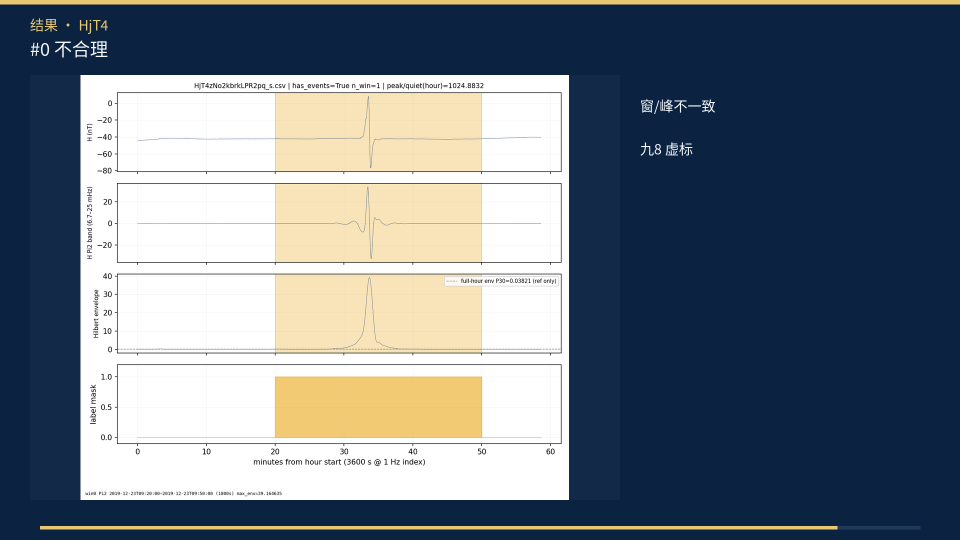
#> input picture docs/gallery/method/ulf_pipeline_frame_01.png, 1920 x 1080 px (shown at 1/2 size); its folder holds 4 pictures in this run
$ python run_scientific_debater.py --dir ../../docs/gallery/method
#> lines starting #> are read from the running program, lines starting #| are printed output that depends on the picture
### package/agent_modules/vision.py
"""Two visual standards. Spatial crops ask about the contour. Waveform plots ask about the time window."""

from __future__ import annotations

import base64
import csv
import io
import json
import os
import urllib.error
import urllib.request

import yaml
from PIL import Image, ImageDraw

from audits import window_spans

SPATIAL_STANDARD = "轮廓贴住结构"
WAVEFORM_STANDARD = "时间窗对准峰谷"


def secrets_path() -> str | None:
    """Environment wins, then the working directory, then the project directory. No key is stored in code."""
    named = os.environ.get("SECRETS_PATH") or os.environ.get("MODEL_SECRETS")
    candidates = [
        named,
        os.path.join(os.getcwd(), "secrets.yaml"),
        os.path.join(os.path.dirname(__file__), "secrets.yaml"),
        os.path.join(os.path.dirname(__file__), "..", "secrets.yaml"),
    ]
    for candidate in candidates:
        if candidate and os.path.isfile(candidate):
            return candidate
    return None


def load_secrets(path: str | None = None) -> dict:
    chosen = path or secrets_path()
    if not chosen:
        return {}
    with open(chosen, encoding="utf-8") as handle:
        loaded = yaml.safe_load(handle) or {}
    return loaded if isinstance(loaded, dict) else {}


def _pick(secrets: dict, env_name: str, *keys: str) -> str:
#> called with env_name = 'MODEL_BASE_URL'
    if os.environ.get(env_name):
        return os.environ[env_name]
    for key in keys:
        value = secrets.get(key)
        if value:
            return str(value)
    return ""


def model_endpoint(secrets: dict | None = None) -> dict:
    """OpenAI-compatible chat endpoint. The organizer can replace the model without changing calls.

    Environment, in this order, overrides the yaml file:
    MODEL_BASE_URL, MODEL_API_KEY, MODEL_NAME.
    MODEL_TEXT_NAME and MODEL_VISION_NAME are optional. If omitted, both roles use MODEL_NAME.
    """
    secrets = load_secrets() if secrets is None else secrets
    base = _pick(secrets, "MODEL_BASE_URL", "model_base_url").rstrip("/")
    if not base:
        base = "https://api.openai.com/v1"
    url = base if base.endswith("/chat/completions") else base + "/chat/completions"
    shared = _pick(secrets, "MODEL_NAME", "model_name")
    return {
        "url": url,
        "key": _pick(secrets, "MODEL_API_KEY", "model_api_key", "deepseek_api_key", "openrouter_api_key"),
        "text": _pick(secrets, "MODEL_TEXT_NAME", "model_text_name") or shared,
        "vision": _pick(secrets, "MODEL_VISION_NAME", "model_vision_name") or shared,
    }


# [40 lines left out: function chat_with_usage, not called in this run]


def _chat(content, role: str, secrets: dict | None = None, timeout: int = 90) -> str:
    return chat_with_usage(content, role, secrets, timeout=timeout)["text"]


# [232 lines left out: functions batch_vision, _parse_batch, bind_reply, crop_raw, crop_with_contour, _series and 6 more, not called in this run]

### package/agent_modules/dataset_router/profiler.py
"""Build DirectoryProfile from layout + JSON schema sampling (no hardcoded dir names)."""

from __future__ import annotations

import json
import os
from collections import Counter
from typing import Any

from audits import pixel_rings

from modality_detect import _mask_epb_likelihood

from .schema import AnnotationStats, DirectoryProfile
from .visual_probe import probe_directory


def _iter_json_paths(dir_path: str, sample: int) -> list[str]:
#> called with dir_path = 'docs/gallery/method', sample = 12
    out: list[str] = []
    label = os.path.join(dir_path, "label")
    scan_roots = [label] if os.path.isdir(label) else [dir_path]
    for root in scan_roots:
        try:
            names = sorted(os.listdir(root))
        except OSError:
            continue
        for name in names:
            if not name.endswith(".json"):
                continue
            if name.endswith(".csv.json"):
                out.append(os.path.join(root, name))
                continue
            if name.endswith(".json"):
                out.append(os.path.join(root, name))
            if len(out) >= sample:
                return out
    return out[:sample]


def _layout_topology(dir_path: str) -> tuple[str, dict[str, Any]]:
    names = os.listdir(dir_path)
    data_dir = os.path.join(dir_path, "data")
    label_dir = os.path.join(dir_path, "label")
    n_csv = sum(1 for n in names if n.endswith(".csv") and not n.endswith(".csv.json"))
    n_csv_json = sum(1 for n in names if n.endswith(".csv.json"))
    n_png_top = sum(1 for n in names if n.endswith(".png"))
    n_json_top = sum(1 for n in names if n.endswith(".json") and not n.endswith(".csv.json"))
    topo: dict[str, Any] = {
        "n_csv": n_csv,
        "n_csv_json": n_csv_json,
        "n_png_top": n_png_top,
        "n_json_top": n_json_top,
        "has_data_label": os.path.isdir(data_dir) and os.path.isdir(label_dir),
    }
    if topo["has_data_label"]:
        topo["n_png_data"] = sum(1 for n in os.listdir(data_dir) if n.endswith(".png")) if os.path.isdir(data_dir) else 0
        topo["n_json_label"] = sum(1 for n in os.listdir(label_dir) if n.endswith(".json")) if os.path.isdir(label_dir) else 0
        return "data/label", topo
    if n_csv and n_csv_json:
        layout = "flat_csv_json"
        topo["csv_pair_ratio"] = round(min(n_csv, n_csv_json) / max(n_csv, 1), 3)
        return layout, topo
    if n_png_top or n_json_top:
        return "flat_png_json", topo
    return "unknown", topo


def annotation_stats_from_objects(objects: list[dict]) -> AnnotationStats:
    keys_counter: Counter[str] = Counter()
    has_hek = has_mask = has_special = has_ulf = has_rings = 0
    epb_scores: list[float] = []
    verts: list[int] = []
    for obj in objects:
        if isinstance(obj.get("ulf_event_annotation"), dict):
            has_ulf += 1
            keys_counter["ulf_event_annotation"] += 1
        if "hek_event_annotation" in obj:
            has_hek += 1
            keys_counter["hek_event_annotation"] += 1
        sci = obj.get("science_annotation") or {}
        if isinstance(sci, dict):
            if sci.get("specialShapes"):
                has_special += 1
                keys_counter["science_annotation.specialShapes"] += 1
            mask = sci.get("mask")
            if isinstance(mask, dict) and (mask.get("shapes") or []):
                has_mask += 1
                keys_counter["science_annotation.mask"] += 1
        rings = pixel_rings(obj)
        if rings:
            has_rings += 1
            epb_scores.append(_mask_epb_likelihood(obj, rings))
            for r in rings:
                pts = r.get("points") or []
                verts.append(len(pts))
    checked = len(objects)
    return {
        "n_json_sampled": checked,
        "keys_frequency": dict(keys_counter.most_common(12)),
        "has_hek": has_hek,
        "has_mask": has_mask,
        "has_special_shapes": has_special,
        "has_ulf": has_ulf,
        "has_pixel_rings": has_rings,
        "mask_epb_score_mean": round(sum(epb_scores) / len(epb_scores), 3) if epb_scores else 0.0,
        "avg_vertices_per_ring": round(sum(verts) / len(verts), 2) if verts else 0.0,
    }


def _annotate_sample(dir_path: str, *, sample: int) -> AnnotationStats:
    objects: list[dict] = []
    for path in _iter_json_paths(dir_path, sample):
        try:
            objects.append(json.load(open(path, encoding="utf-8")))
        except (OSError, json.JSONDecodeError):
            continue
    return annotation_stats_from_objects(objects)


# [18 lines left out: function profile_from_parts, not called in this run]


def _summary(layout: str, topo: dict, ann: AnnotationStats, visual: dict) -> str:
    parts = [f"layout={layout}"]
    if ann.get("has_ulf"):
        parts.append("annotation=ulf_event")
    elif ann.get("has_mask") and (ann.get("mask_epb_score_mean") or 0) >= 0.45:
        parts.append("annotation=epb_mask")
    elif ann.get("has_hek") or ann.get("has_special_shapes"):
        parts.append("annotation=hek_or_special_shapes")
    tags = list((visual.get("tag_counts") or {}).keys())[:4]
    if tags:
        parts.append("visual=" + ",".join(tags))
    if topo.get("has_data_label"):
        parts.append(f"data/label png={topo.get('n_png_data', 0)} json={topo.get('n_json_label', 0)}")
    return "; ".join(parts)


def profile_directory(dir_path: str, *, json_sample: int = 20, image_sample: int = 4) -> DirectoryProfile:
    dir_path = os.path.abspath(dir_path)
    layout, topo = _layout_topology(dir_path)
    ann = _annotate_sample(dir_path, sample=json_sample)
    visual = probe_directory(dir_path, max_images=image_sample)
#> in probe_image, im is the input picture: PIL image 1920x1080 RGB; mean R, G, B 109.3, 120.1, 129.7
    profile: DirectoryProfile = {
        "dir_id": os.path.basename(os.path.normpath(dir_path)),
        "dir_path": dir_path,
        "layout": layout,
        "topology": topo,
        "annotation": ann,
        "visual": visual,
        "summary_text": _summary(layout, topo, ann, visual),
    }
    return profile

### package/agent_modules/dataset_router/visual_probe.py
"""Sample a few PNGs and extract coarse visual tags (no ML)."""

from __future__ import annotations

import os
import random
from typing import Any

from PIL import Image

from .schema import VisualSample


def _luma_stats(arr) -> tuple[float, float, float, float]:
    import numpy as np

    x = arr.astype("float32")
    if x.ndim == 3:
        x = 0.299 * x[..., 0] + 0.587 * x[..., 1] + 0.114 * x[..., 2]
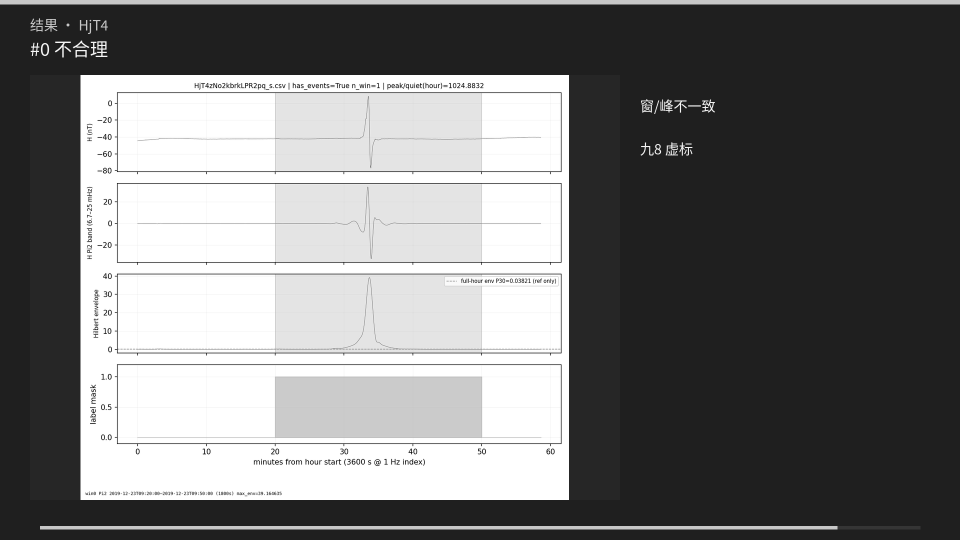
#> x: shape (1080, 1920) float32 (shown at 1/2 size); min 0, max 255, mean 118
    mean = float(x.mean())
#> mean = 118
    std = float(x.std())
#> std = 103.9
#> (the rest of the program and of its run is left out)
